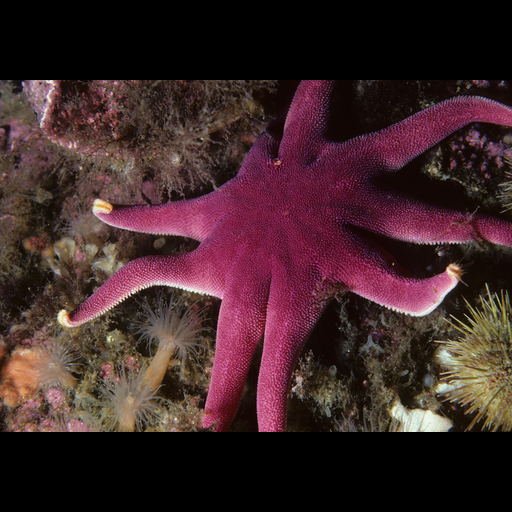
#> input picture 2KRes/LR/0001resized.png, 512 x 512 px, found by its file name; its folder holds 4 pictures in this run
$ python resize.py   (older library calls are emulated)
#> lines starting #> are read from the running program, lines starting #| are printed output that depends on the picture
from PIL import Image
import os, sys

# path = "/home/lixm/Desktop/srgan/data2017/DIV2K_train_LR_bicubic_X4/DIV2K_train_LR_bicubic/X4/"
path = '/home/lixm/Desktop/ESRGAN/LR/'
dirs = os.listdir( path )

final_size = 128;

def resize_aspect_fit():
    for item in dirs:
         if item == '.DS_Store':
             continue
         if os.path.isfile(path+item):
             im = Image.open(path+item)
#> im is the input picture: PIL image 512x512 RGB; mean R, G, B 62.9, 38.3, 40.2
             f, e = os.path.splitext(path+item)
             size = im.size
#> size = (512, 512)
             ratio = float(final_size) / max(size)
#> ratio = 0.25
             new_image_size = tuple([int(x*ratio) for x in size])
#> new_image_size = (128, 128)
             im = im.resize(new_image_size, Image.ANTIALIAS)
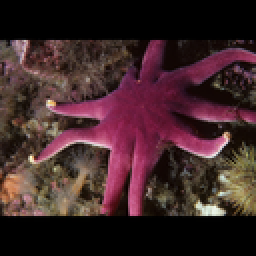
#> im: PIL image 128x128 RGB (shown 2 times larger); mean R, G, B 62.9, 38.3, 40.2
             new_im = Image.new("RGB", (final_size, final_size))
#> new_im: PIL image 128x128 RGB; every value is 0
             new_im.paste(im, ((final_size-new_image_size[0])//2, (final_size-new_image_size[1])//2))
             new_im.save(f + 'resized.png', 'PNG', quality=90)
#> pass 2 of the loop in resize_aspect_fit, `for item in dirs:`:
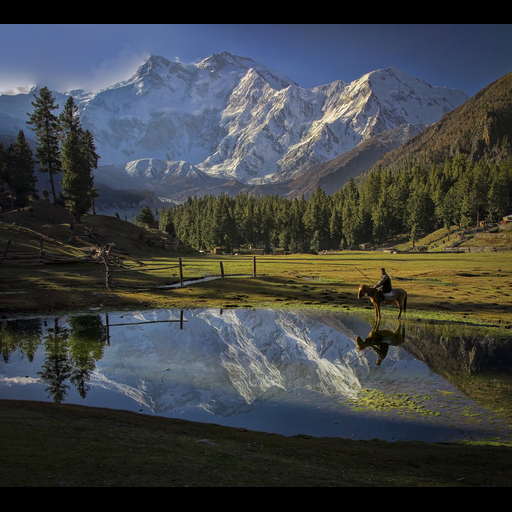
#> input picture 2KRes/LR/0002resized.png, 512 x 512 px, found by its file name
#> in resize_aspect_fit, im is the input picture: PIL image 512x512 RGB; mean R, G, B 63.5, 67.1, 68.3
#> in resize_aspect_fit, `im = im.resize(new_image_size, Image.ANTIALIAS)`:
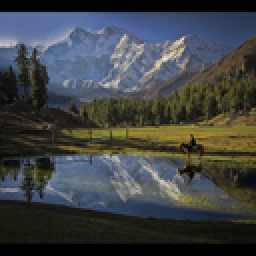
#> im: PIL image 128x128 RGB (shown 2 times larger); mean R, G, B 63.5, 67.1, 68.3
#> pass 3 of the loop in resize_aspect_fit, `for item in dirs:`:
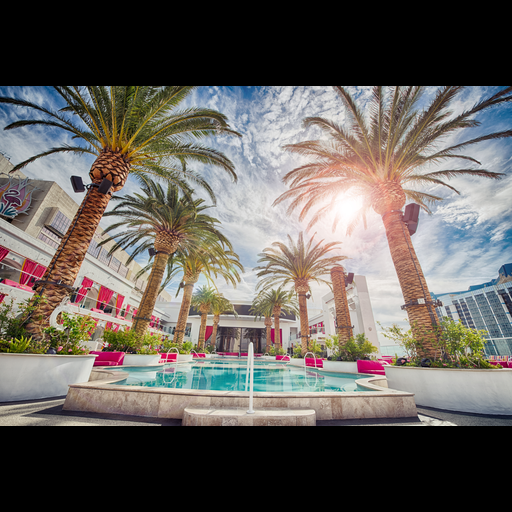
#> input picture 2KRes/LR/0003resized.png, 512 x 512 px, found by its file name
#> in resize_aspect_fit, im is the input picture: PIL image 512x512 RGB; mean R, G, B 102.2, 97.5, 92.8
#> in resize_aspect_fit, `im = im.resize(new_image_size, Image.ANTIALIAS)`:
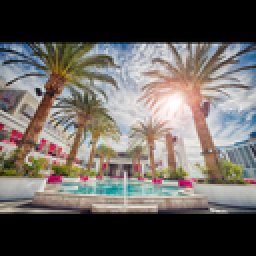
#> im: PIL image 128x128 RGB (shown 2 times larger); mean R, G, B 102.4, 97.7, 92.9
#> the loop made 4 passes; the first 3 are shown
resize_aspect_fit()
